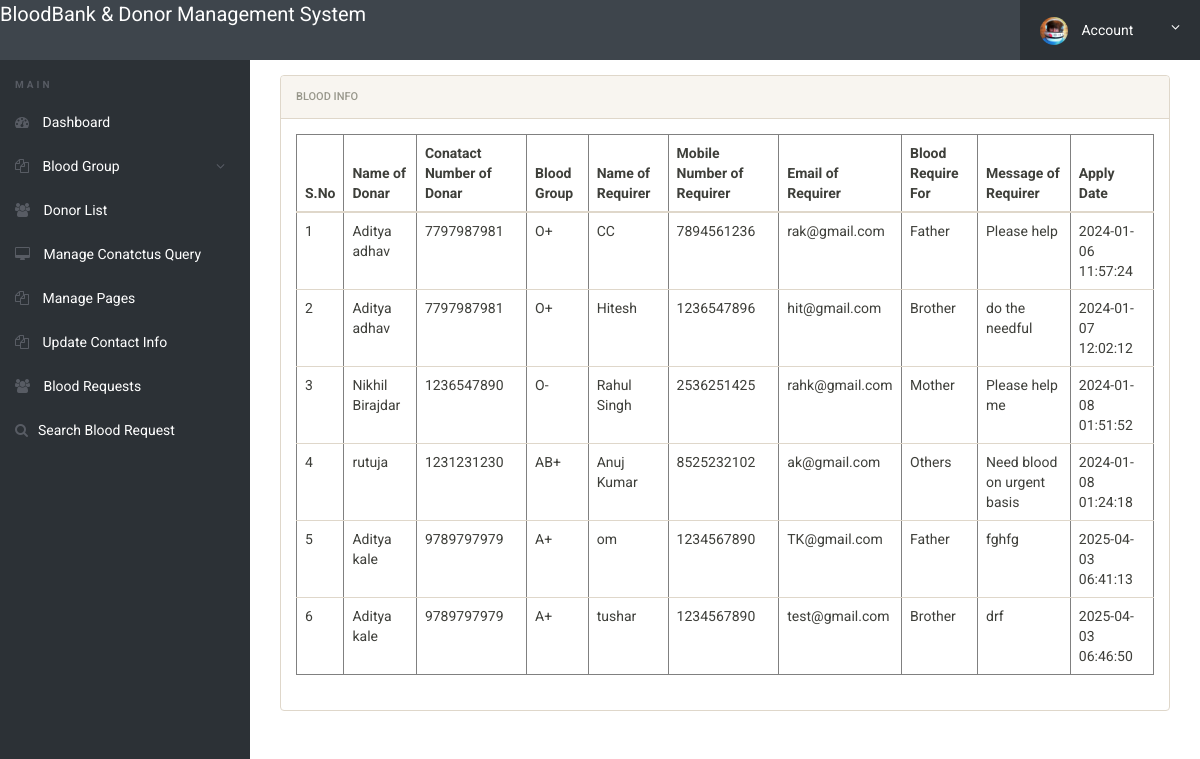
Screenshot of /bbdms/admin/blood-requests.php (signed in) with the database file from the repository.
### tables this page shows
CREATE TABLE `tblbloodrequirer` (
  `ID` int(10) NOT NULL,
  `BloodDonarID` int(10) DEFAULT NULL,
  `name` varchar(250) DEFAULT NULL,
  `EmailId` varchar(250) DEFAULT NULL,
  `ContactNumber` bigint(10) DEFAULT NULL,
  `BloodRequirefor` varchar(250) DEFAULT NULL,
  `Message` mediumtext DEFAULT NULL,
  `ApplyDate` timestamp NULL DEFAULT current_timestamp()
);

CREATE TABLE `tblblooddonars` (
  `id` int(11) NOT NULL,
  `FullName` varchar(100) DEFAULT NULL,
  `MobileNumber` char(11) DEFAULT NULL,
  `EmailId` varchar(100) DEFAULT NULL,
  `Gender` varchar(20) DEFAULT NULL,
  `Age` int(11) DEFAULT NULL,
  `BloodGroup` varchar(20) DEFAULT NULL,
  `Address` varchar(255) DEFAULT NULL,
  `Message` mediumtext DEFAULT NULL,
  `PostingDate` timestamp NOT NULL DEFAULT current_timestamp(),
  `status` int(1) DEFAULT NULL,
  `Password` varchar(250) DEFAULT NULL
);

### bbdms/admin/blood-requests.php (the view, shortened to what this page needs)
<?php
include('includes/config.php');
if(strlen($_SESSION['alogin'])==0)
	{
header('location:index.php');
}
else{
 ?>
<!doctype html>
<html lang="en" class="no-js">
<head>
	<link rel="stylesheet" href="css/font-awesome.min.css">
	<link rel="stylesheet" href="css/bootstrap.min.css">
	<link rel="stylesheet" href="css/dataTables.bootstrap.min.css">
	<link rel="stylesheet" href="css/bootstrap-social.css">
	<link rel="stylesheet" href="css/bootstrap-select.css">
	<link rel="stylesheet" href="css/fileinput.min.css">
	<link rel="stylesheet" href="css/awesome-bootstrap-checkbox.css">
	<link rel="stylesheet" href="css/style.css">
</head>
<body>
	<?php include('includes/header.php');?>
	<div class="ts-main-content">
		<?php include('includes/leftbar.php');?>
		<div class="content-wrapper">
			<div class="container-fluid">
					<div class="col-md-12">
						<div class="panel panel-default">
							<div class="panel-heading">Blood Info</div>
							<div class="panel-body">
								<table border="1" class="table table-responsive">
                                    <thead>
                                         <tr>
                                         	<th>S.No</th>
                                          <th>Name of Donar</th>
                                          <th>Conatact Number of Donar</th>
                                          <th>Blood Group</th>
                                            <th>Name of Requirer</th>
                                            <th>Mobile Number of Requirer</th>
                                            <th>Email of Requirer</th>
                                            <th>Blood Require For</th>
                                            <th>Message of Requirer</th>
                                            <th>Apply Date</th>
                                        </tr>
                                    </thead>
                                    <tbody>
                                        <tr><?php
$sql="SELECT tblbloodrequirer.BloodDonarID,tblbloodrequirer.name,tblbloodrequirer.EmailId,tblbloodrequirer.ContactNumber,tblbloodrequirer.BloodRequirefor,tblbloodrequirer.Message,tblbloodrequirer.ApplyDate,tblblooddonars.id as donid,tblblooddonars.FullName,tblblooddonars.MobileNumber,tblblooddonars.BloodGroup  from  tblbloodrequirer join tblblooddonars on tblblooddonars.id=tblbloodrequirer.BloodDonarID where tblblooddonars.FullName like '%$sdata%' || tblblooddonars.MobileNumber like '%$sdata%'";
$query = $dbh -> prepare($sql);
$query->execute();
$results=$query->fetchAll(PDO::FETCH_OBJ);
$cnt=1;
if($query->rowCount() > 0)
{
foreach($results as $row)
{               ?>
                                            <td><?php echo htmlentities($cnt);?></td>
                                            <td><?php  echo htmlentities($row->FullName);?></td>
                                            <td><?php  echo htmlentities($row->MobileNumber);?></td>
                                            <td><?php  echo htmlentities($row->BloodGroup);?></td>
                                        <td><?php  echo htmlentities($row->name);?></td>
                                             <td><?php  echo htmlentities($row->ContactNumber);?></td>
                                             <td><?php  echo htmlentities($row->EmailId);?></td>
                                          <td><?php  echo htmlentities($row->BloodRequirefor);?></td>
                 <td><?php  echo htmlentities($row->Message);?>
                  </td>
                                            <td>
                                              <?php  echo htmlentities($row->ApplyDate);?>
                                            </td>
                                        </tr>
                                    <?php $cnt=$cnt+1;}} else {?>
                                        <tr>
                                            <th colspan="8" style="color:red;"> No Record found</th>
                                        </tr>
                                    <?php } ?>
                                    </tbody>
                                </table>
							</div>
						</div>
					</div>
				</div>
			</div>
		</div>
</body>
</html>
<?php } ?>

### bbdms/admin/css/style.css (style rules this page uses)
html { font-size: 14px; }
@media only screen and (min-width: 480px) { html { font-size: 17px; } }
@media only screen and (min-width: 768px) { html { font-size: 14px; } }
body { font-size: 1em; }
.panel { overflow: hidden; }
.ts-main-content .content-wrapper { padding-top: 15px; margin-top: 60px; }
@media only screen and (min-width: 992px) { .ts-main-content .content-wrapper { margin-left: 250px; } }

### rows the page displays
tblbloodrequirer: BloodDonarID.FullName "Aditya adhav", BloodDonarID.MobileNumber "7797987981", BloodDonarID.BloodGroup "O+", name "CC", ContactNumber "7894561236", EmailId "rak@gmail.com", BloodRequirefor "Father", Message "Please help", ApplyDate "2024-01-06 11:57:24"
tblbloodrequirer: BloodDonarID.FullName "Aditya adhav", BloodDonarID.MobileNumber "7797987981", BloodDonarID.BloodGroup "O+", name "Hitesh", ContactNumber "1236547896", EmailId "hit@gmail.com", BloodRequirefor "Brother", Message "do the needful", ApplyDate "2024-01-07 12:02:12"
tblbloodrequirer: BloodDonarID.FullName "Nikhil Birajdar", BloodDonarID.MobileNumber "1236547890", BloodDonarID.BloodGroup "O-", name "Rahul Singh", ContactNumber "2536251425", EmailId "rahk@gmail.com", BloodRequirefor "Mother", Message "Please help me", ApplyDate "2024-01-08 01:51:52"
tblbloodrequirer: BloodDonarID.FullName "rutuja", BloodDonarID.MobileNumber "1231231230", BloodDonarID.BloodGroup "AB+", name "Anuj Kumar", ContactNumber "8525232102", EmailId "ak@gmail.com", BloodRequirefor "Others", Message "Need blood on urgent basis", ApplyDate "2024-01-08 01:24:18"
tblbloodrequirer: BloodDonarID.FullName "Aditya kale", BloodDonarID.MobileNumber "9789797979", BloodDonarID.BloodGroup "A+", name "om", ContactNumber "1234567890", EmailId "TK@gmail.com", BloodRequirefor "Father", Message "fghfg", ApplyDate "2025-04-03 06:41:13"
tblbloodrequirer: BloodDonarID.FullName "Aditya kale", BloodDonarID.MobileNumber "9789797979", BloodDonarID.BloodGroup "A+", name "tushar", ContactNumber "1234567890", EmailId "test@gmail.com", BloodRequirefor "Brother", Message "drf", ApplyDate "2025-04-03 06:46:50"
